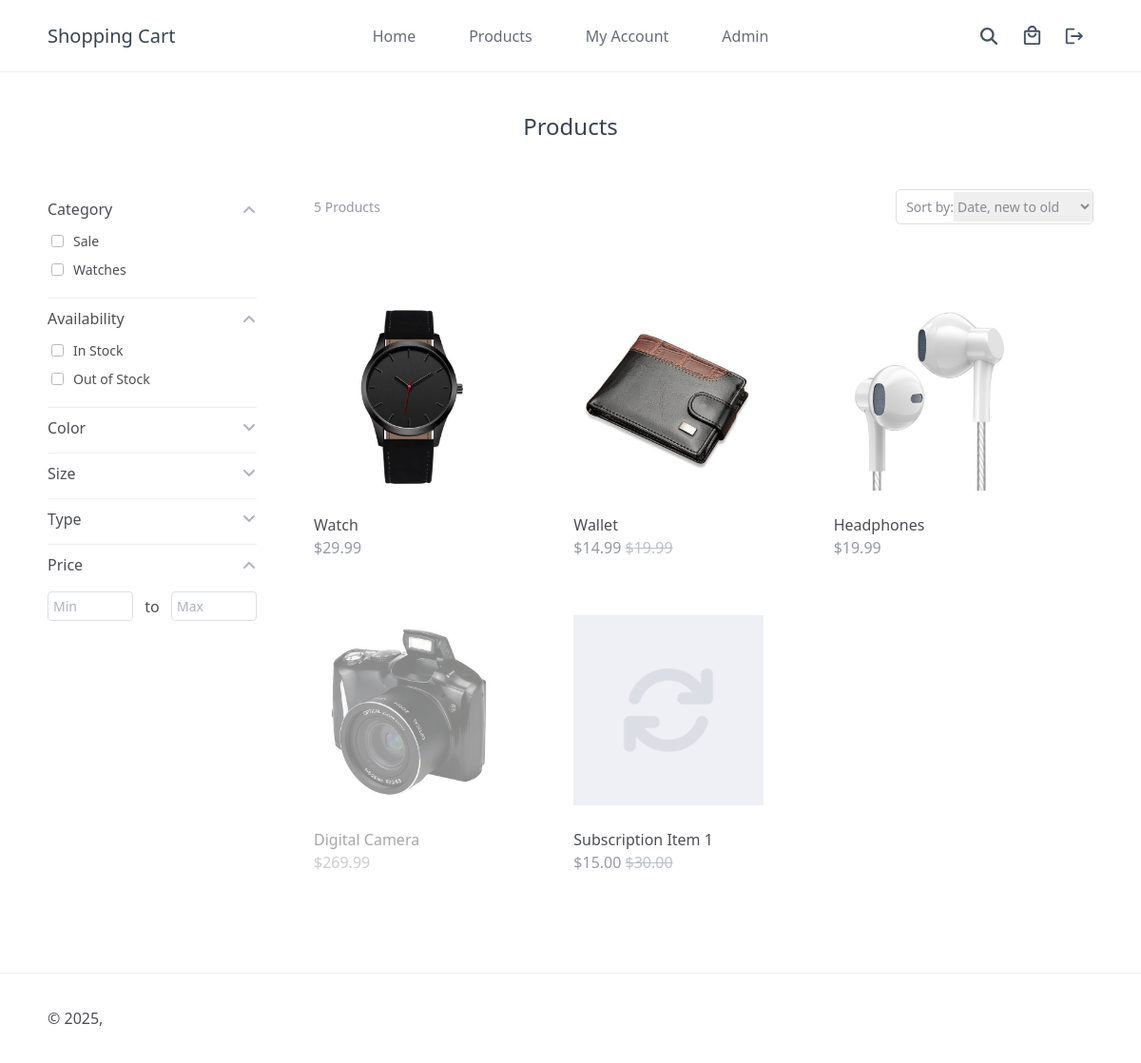
/index.php?page=products (signed in), run on the app's committed database.
### tables this page shows
CREATE TABLE IF NOT EXISTS `product_categories` (
  `id` int(11) NOT NULL AUTO_INCREMENT,
  `title` varchar(255) NOT NULL,
  `parent_id` int(11) NOT NULL DEFAULT 0,
  PRIMARY KEY (`id`)
);

CREATE TABLE IF NOT EXISTS `products` (
  `id` int(11) NOT NULL AUTO_INCREMENT,
  `title` varchar(200) NOT NULL,
  `description` mediumtext NOT NULL,
  `sku` varchar(255) NOT NULL DEFAULT '',
  `price` decimal(7,2) NOT NULL,
  `rrp` decimal(7,2) NOT NULL DEFAULT 0.00,
  `quantity` int(11) NOT NULL,
  `created` datetime NOT NULL,
  `weight` decimal(7,2) NOT NULL DEFAULT 0.00,
  `url_slug` varchar(255) NOT NULL DEFAULT '',
  `product_status` tinyint(1) NOT NULL DEFAULT 1,
  `subscription` tinyint(1) NOT NULL DEFAULT 0,
  `subscription_period` int(11) NOT NULL DEFAULT 0,
  `subscription_period_type` varchar(50) NOT NULL DEFAULT 'day',
  PRIMARY KEY (`id`)
);

### products.php (the view, shortened to what this page needs)
<?php
$stmt = $pdo->query('SELECT * FROM product_categories');
$stmt->execute();
$categories = $stmt->fetchAll(PDO::FETCH_ASSOC);
$stmt = $pdo->query('SELECT option_name, option_value FROM product_options WHERE option_type = "select" OR option_type = "radio" OR option_type = "checkbox" GROUP BY option_name, option_value ORDER BY option_name, option_value ASC');
$stmt->execute();
$product_options = $stmt->fetchAll(PDO::FETCH_GROUP|PDO::FETCH_ASSOC);
$category_list = isset($_GET['category']) && $_GET['category'] ? $_GET['category'] : [];
$category_list = is_array($category_list) ? $category_list : [$category_list];
$category_sql = '';
$options_list = isset($_GET['option']) && $_GET['option'] ? $_GET['option'] : [];
$options_list = is_array($options_list) ? $options_list : [$options_list];
$options_sql = '';
$availability_list = isset($_GET['availability']) && $_GET['availability'] ? $_GET['availability'] : [];
$availability_list = is_array($availability_list) ? $availability_list : [$availability_list];
$availability_sql = '';
$price_min = isset($_GET['price_min']) && is_numeric($_GET['price_min']) ? $_GET['price_min'] : '';
$price_max = isset($_GET['price_max']) && is_numeric($_GET['price_max']) ? $_GET['price_max'] : '';
$price_sql = '';
$sort = isset($_GET['sort']) ? $_GET['sort'] : 'newest';
$num_products_on_each_page = 12;
$current_page = isset($_GET['p']) && is_numeric($_GET['p']) ? (int)$_GET['p'] : 1;
$order_by = '';
if ($sort == 'a-z') {
    $order_by = 'ORDER BY p.title ASC';
} elseif ($sort == 'z-a') {
    $order_by = 'ORDER BY p.title DESC';
} elseif ($sort == 'newest') {
    $order_by = 'ORDER BY p.created DESC';
} elseif ($sort == 'oldest') {
    $order_by = 'ORDER BY p.created ASC';
} elseif ($sort == 'highest') {
    $order_by = 'ORDER BY p.price DESC';
} elseif ($sort == 'lowest') {
    $order_by = 'ORDER BY p.price ASC';
} elseif ($sort == 'popular') {
    $order_by = 'ORDER BY (SELECT COUNT(*) FROM transaction_items ti WHERE ti.item_id = p.id) DESC';
}
$stmt = $pdo->prepare('SELECT p.*, (SELECT m.full_path FROM product_media_map pm JOIN product_media m ON m.id = pm.media_id WHERE pm.product_id = p.id ORDER BY pm.position ASC LIMIT 1) AS img FROM products p ' . $category_sql . ' ' . $options_sql . ' WHERE p.product_status = 1 ' . $price_sql . ' ' . $availability_sql . ' GROUP BY p.id, p.title, p.description, p.price, p.rrp, p.quantity, p.created, p.weight, p.url_slug, p.product_status, p.sku, p.subscription, p.subscription_period, p.subscription_period_type ' . $order_by . ' LIMIT :page,:num_products');
$stmt->bindValue(':page', ($current_page - 1) * $num_products_on_each_page, PDO::PARAM_INT);
$stmt->bindValue(':num_products', $num_products_on_each_page, PDO::PARAM_INT);
$stmt->execute();
$products = $stmt->fetchAll(PDO::FETCH_ASSOC);
$stmt = $pdo->prepare('SELECT COUNT(*) FROM (SELECT p.id FROM products p ' . $category_sql . ' ' . $options_sql . ' WHERE p.product_status = 1  ' . $price_sql . ' ' . $availability_sql . ' GROUP BY p.id) q');
$stmt->execute();
$total_products = $stmt->fetchColumn();
?>
<?=template_header('Products')?>
<div class="products content-wrapper">
    <h1 class="page-title">Products</h1>
    <form action="<?=url('index.php?page=products')?>" method="get" class="products-form form">
        <div class="products-filters">
            <?php if ($categories): ?>
            <div class="products-filter">
                <span class="filter-title">Category</span>
                <div class="filter-options checkbox-list">
                    <?=populate_categories($categories, $category_list)?>
                </div>
            </div>
            <?php endif; ?>
            <div class="products-filter">
                <span class="filter-title">Availability</span>
                <div class="filter-options checkbox-list">
                    <label class="checkbox">
                        <input type="checkbox" name="availability[]" value="in-stock"<?=(in_array('in-stock', $availability_list) ? ' checked' : '')?>>
                        In Stock
                    </label>
                    <label class="checkbox">
                        <input type="checkbox" name="availability[]" value="out-of-stock"<?=(in_array('out-of-stock', $availability_list) ? ' checked' : '')?>>
                        Out of Stock
                    </label>
                </div>
            </div>
            <?php if ($product_options): ?>
            <?php foreach ($product_options as $option_name => $options): ?>
            <div class="products-filter<?=!in_array($option_name, array_map(function($v) { return explode('-', $v)[0]; }, $options_list)) ? ' closed' : ''?>">
                <span class="filter-title"><?=$option_name?></span>
            </div>
            <?php endforeach; ?>
            <?php endif; ?>
            <div class="products-filter">
                <span class="filter-title">Price</span>
                <div class="filter-options price-range">
                    <input type="number" step=".01" min="0" name="price_min" placeholder="Min" value="<?=htmlspecialchars($price_min, ENT_QUOTES)?>" class="form-input">
                    <span>to</span>
                    <input type="number" step=".01" min="0" name="price_max" placeholder="Max" value="<?=htmlspecialchars($price_max, ENT_QUOTES)?>" class="form-input">
                </div>
            </div>
        </div>
        <div class="products-view">
            <div class="products-header">
                <p><?=$total_products?> Product<?=$total_products!=1?'s':''?></p>
                <div class="products-form form">
                    <label class="sortby form-select" for="sort">
                        Sort by:
                        <select name="sort" id="sort">
                            <option value="newest"<?=($sort == 'newest' ? ' selected' : '')?>>Date, new to old</option>
                        </select>
                    </label>
                </div>
            </div>
            <div class="products-wrapper">
                <?php foreach ($products as $product): ?>
                <a href="<?=url('index.php?page=product&id=' . ($product['url_slug'] ? $product['url_slug']  : $product['id']))?>" class="product<?=$product['quantity']==0?' no-stock':''?>">
                    <?php if (!empty($product['img']) && file_exists($product['img'])): ?>
                    <div class="img">
                        <img src="<?=base_url?><?=$product['img']?>" width="180" height="180" alt="<?=$product['title']?>">
                    </div>
                    <?php endif; ?>
                    <span class="name"><?=$product['title']?></span>
                    <span class="price">
                        <?=currency_code?><?=num_format($product['price'],2)?>
                        <?php if ($product['rrp'] > 0): ?>
                        <span class="rrp"><?=currency_code?><?=num_format($product['rrp'],2)?></span>
                        <?php endif; ?>
                    </span>
                </a>
                <?php endforeach; ?>
            </div>
            <div class="buttons">
            </div>
        </div>
    </form>
</div>
<?=template_footer()?>

### functions.php (shortened to what this page needs)
<?php
function template_header($title, $head = '') {
$num_items_in_cart = isset($_SESSION['cart']) && $_SESSION['cart'] ? '<span>' . array_sum(array_column($_SESSION['cart'], 'quantity')) . '</span>' : '';
$admin_link = isset($_SESSION['account_loggedin'], $_SESSION['account_role']) && $_SESSION['account_role'] == 'Admin' ? '<a href="' . base_url . 'admin/index.php" target="_blank">Admin</a>' : '';
$logout_link = isset($_SESSION['account_loggedin']) ? '<a title="Logout" href="' . url('index.php?page=logout') . '"><svg width="22" height="22" xmlns="http://www.w3.org/2000/svg" viewBox="0 0 24 24"><path d="M17 7L15.59 8.41L18.17 11H8V13H18.17L15.59 15.58L17 17L22 12M4 5H12V3H4C2.9 3 2 3.9 2 5V19C2 20.1 2.9 21 4 21H12V19H4V5Z" /></svg></a>' : '';
echo '<!DOCTYPE html>
<html lang="en">
	<head>
		<meta charset="utf-8">
		<meta name="viewport" content="width=device-width,minimum-scale=1">
		<title>' . $title . '</title>
        <link rel="icon" type="image/png" href="' . base_url . 'favicon.png">
		<link href="' . base_url . 'style.css" rel="stylesheet" type="text/css">
        ' . $head . '
	</head>
	<body>
        <header>
            <div class="content-wrapper">
                <h1>' . site_name . '</h1>
                <nav>
                    <a href="' . url('index.php') . '">Home</a>
                    <a href="' . url('index.php?page=products') . '">Products</a>
					<a href="' . url('index.php?page=myaccount') . '">My Account</a>
                    ' . $admin_link . '
                </nav>
                <div class="link-icons">
                    <div class="search">
                        <div class="icon search-toggle" title="Search">
                            <svg width="18" height="18" xmlns="http://www.w3.org/2000/svg" viewBox="0 0 512 512"><path d="M416 208c0 45.9-14.9 88.3-40 122.7L502.6 457.4c12.5 12.5 12.5 32.8 0 45.3s-32.8 12.5-45.3 0L330.7 376c-34.4 25.2-76.8 40-122.7 40C93.1 416 0 322.9 0 208S93.1 0 208 0S416 93.1 416 208zM208 352a144 144 0 1 0 0-288 144 144 0 1 0 0 288z"/></svg>
                        </div>
						<input id="search" type="text" placeholder="Search..." data-url="' . url('index.php?page=search&query=') . '">
					</div>
                    <a href="' . url('index.php?page=cart') . '" title="Shopping Cart">
                        <svg width="23" height="23" xmlns="http://www.w3.org/2000/svg" viewBox="0 0 24 24"><path d="M19 6H17C17 3.2 14.8 1 12 1S7 3.2 7 6H5C3.9 6 3 6.9 3 8V20C3 21.1 3.9 22 5 22H19C20.1 22 21 21.1 21 20V8C21 6.9 20.1 6 19 6M12 3C13.7 3 15 4.3 15 6H9C9 4.3 10.3 3 12 3M19 20H5V8H19V20M12 12C10.3 12 9 10.7 9 9H7C7 11.8 9.2 14 12 14S17 11.8 17 9H15C15 10.7 13.7 12 12 12Z" /></svg>
						' . $num_items_in_cart . '
					</a>
                    ' . $logout_link . '
					<a class="responsive-toggle" href="#">
                        <svg width="24" height="24" xmlns="http://www.w3.org/2000/svg" viewBox="0 0 24 24"><path d="M3,6H21V8H3V6M3,11H21V13H3V11M3,16H21V18H3V16Z" /></svg>
					</a>
                </div>
            </div>
        </header>
        <main>';
}
function template_footer() {
echo '
        </main>
        <footer>
            <div class="content-wrapper">
                <p>&copy; ' . date('Y') . ', <a href="" target="_blank"></a></p>
            </div>
        </footer>
        <script>
        const currency_code = "' . currency_code . '";
        </script>
        <script src="' . base_url . 'script.js"></script>
    </body>
</html>';
}
function populate_categories($categories, $category_list, $selected = 0, $parent_id = 0, $n = 0) {
    $html = '';
    foreach ($categories as $i => $c) {
        if ($parent_id == $c['parent_id']) {
            $padding = $n < 2 ? $n * 10 : 20;
            $html .='
            <label class="checkbox' . ($i > 4 ? ' hidden' : '') . '"' . ($padding  ? ' style="padding-left:' . $padding . 'px;"' : '') . '>
                <input type="checkbox" name="category[]" value="' . $c['id'] . '"' . (in_array($c['id'], $category_list) ? ' checked' : '') . '>
                ' . $c['title'] . '
            </label>
            ';
            $html .= populate_categories($categories, $category_list, $selected, $c['id'], $n+1);
        }
    }
    return $html;
}
function url($url, $params = []) {
    return base_url . $url;
}
function num_format($num, $decimals  = 0, $decimal_separator = '.', $thousands_separator = ',') {
    return number_format(empty($num) || $num == null || !is_numeric($num) ? 0 : $num, $decimals, $decimal_separator, $thousands_separator);
}
?>

### data on the page
product_categories: title "Sale"
product_categories: title "Watches"
products: shows a picture, title "Watch", price "29.99"
products: shows a picture, title "Wallet", price "14.99", rrp "19.99"
products: shows a picture, title "Headphones", price "19.99"
products: shows a picture, title "Digital Camera", price "269.99"
products: shows a picture, title "Subscription Item 1", price "15.00", rrp "30.00"

### other printed values
site_name "Shopping Cart"
$option_name "Color"
$option_name "Size"
$option_name "Type"
$total_products "5"
